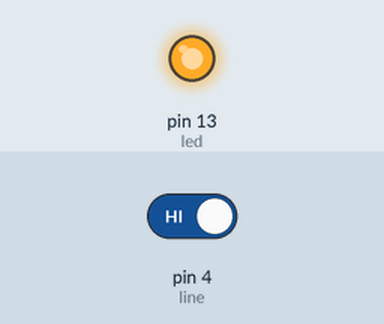
Recording of a sketch running on a simulated Arduino Uno, built with avr-gcc and run on an emulated ATmega328P. Parts: output pins drawn as LEDs (lit = HIGH). The inputs (shaded band) are chosen by the test bench; at power-on: pin 4 (line) HIGH.

Above: at 1.2 s.
1.3 s: pin 4 (line) driven LOW
At 1.9 s:
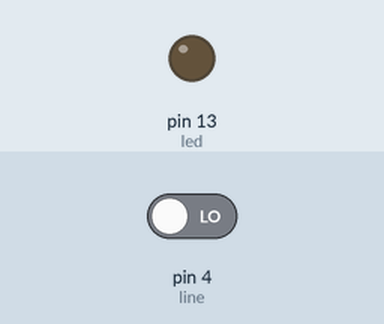
2.8 s: pin 4 (line) driven HIGH
At 4.2 s:
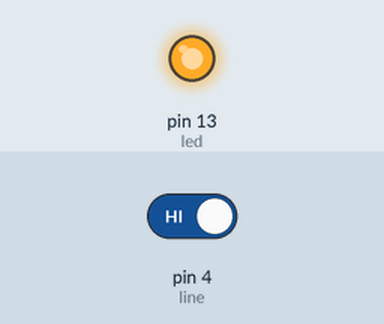
Timing chart, 0 to 5.8 s (numbered marks = the images above; inputs shaded):
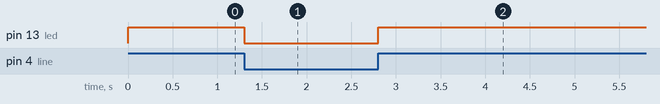

The sketch:

doLine.ino
```cpp
int line = 4;
int led = 13;
int value = 0;

//digital
void setup(){
  pinMode(led, OUTPUT);
  pinMode(line, INPUT);
}

void loop(){
  value = digitalRead(line);
  if (value == 0)
    digitalWrite(led, LOW);
   else
    digitalWrite(led, HIGH);
    // line den : 1, ko co mat phan xa
    // line trang : 0, co mat phan xa
}
```

Measured:
- after the input at 1.3 s, pin 13 (led): HIGH → LOW at once
- after the input at 2.8 s, pin 13 (led): LOW → HIGH at once
